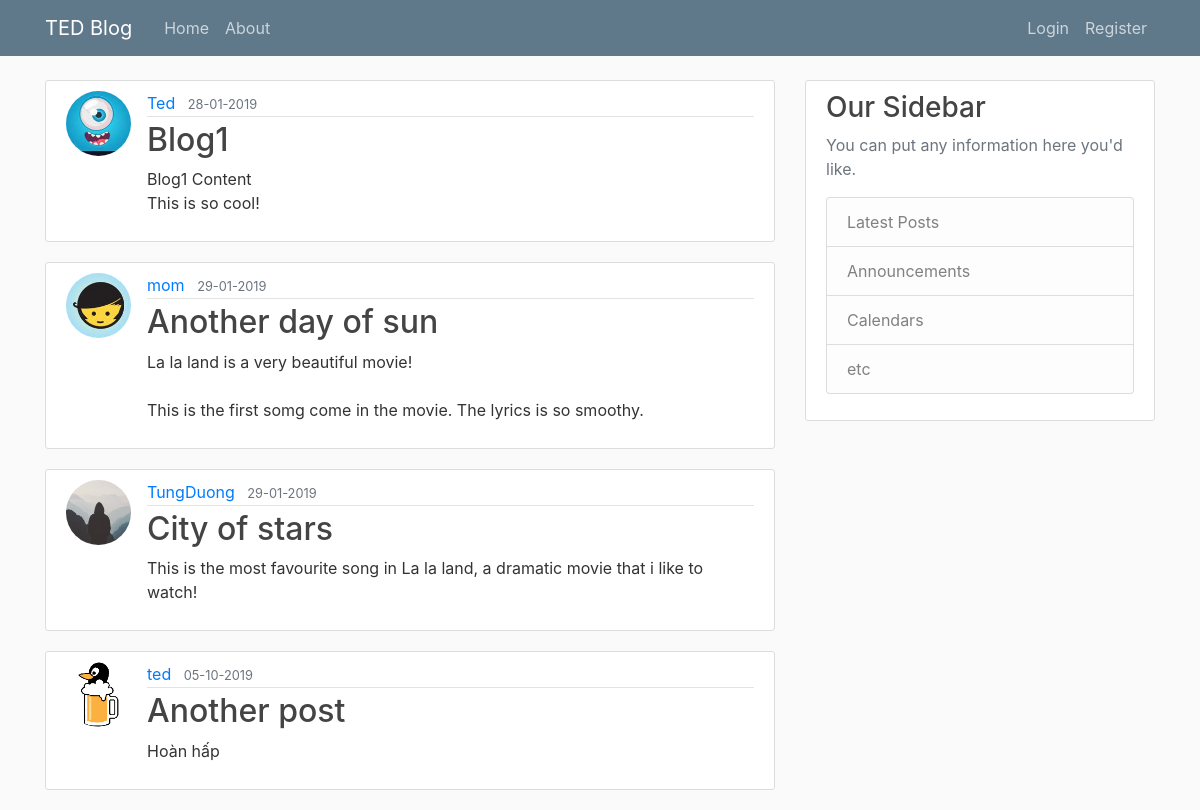
The page /home on the database its author committed.
### src/models.py (models this page shows, shortened)
class Post(db.Model):
    id = db.Column(db.Integer, primary_key=True)
    title = db.Column(db.String(100), nullable=False)
    date_posted = db.Column(db.DateTime, nullable=False, default=datetime.utcnow)
    content = db.Column(db.Text, nullable=False)
    user_id = db.Column(db.Integer, db.ForeignKey('user.id'), nullable=False)

class User(db.Model, UserMixin):
    id = db.Column(db.Integer, primary_key=True)
    username = db.Column(db.String(20), unique=True, nullable=False)
    email = db.Column(db.String(120), unique=True, nullable=False)
    image_file = db.Column(db.String(20), nullable=False, default='default.jpg')
    password = db.Column(db.String(60), nullable=False)
    posts = db.relationship('Post', backref='author', lazy=True)

### src/routes.py (the view)
@app.route("/")
@app.route("/home")
def home():
    posts = Post.query.all()
    return render_template('home.html', posts=posts)

### src/templates/home.html
{% extends "layout.html" %}
{% block content %}
	{% for post in posts %}
        <article class="media content-section">
          <img class="rounded-circle article-img" src="{{ url_for('static', filename='profile_pics/' + post.author.image_file) }}">
          <div class="media-body">
            <div class="article-metadata">
              <a class="mr-2" href="#">{{ post.author.username }}</a>
              <small class="text-muted">{{ post.date_posted.strftime('%d-%m-%Y') }}</small>
            </div>
            <h2><a class="article-title" href="{{ url_for('post', post_id=post.id) }}">{{ post.title }}</a></h2>
            <p class="article-content">{{ post.content }}</p>
          </div>
        </article>
	{% endfor %}
{% endblock content %}

### src/templates/layout.html (shortened to what this page needs)
<!DOCTYPE html>
<html>
<head>
    <link rel="stylesheet" href="https://maxcdn.bootstrapcdn.com/bootstrap/4.0.0/css/bootstrap.min.css">
    <link rel="stylesheet" type="text/css" href="{{ url_for('static', filename='main.css') }}">
</head>
<body>
    <header class="site-header">
      <nav class="navbar navbar-expand-md navbar-dark bg-steel fixed-top">
        <div class="container">
          <a class="navbar-brand mr-4" href="/">TED Blog</a>
          <div class="collapse navbar-collapse" id="navbarToggle">
            <div class="navbar-nav mr-auto">
              <a class="nav-item nav-link" href="/home">Home</a>
              <a class="nav-item nav-link" href="/about">About</a>
            </div>
            <div class="navbar-nav">
              {% if current_user.is_authenticated %}
                <a class="nav-item nav-link" href="/post/new">New Post</a>
                <a class="nav-item nav-link" href="/account">Account</a>
                <a class="nav-item nav-link" href="/logout">Logout</a>
              {% else %}
                <a class="nav-item nav-link" href="/login">Login</a>
                <a class="nav-item nav-link" href="/register">Register</a>
              {% endif %}
            </div>
          </div>
        </div>
      </nav>
    </header>
    <main role="main" class="container">
      <div class="row">
        <div class="col-md-8">
          {% block content %}{% endblock %}
        </div>
        <div class="col-md-4">
          <div class="content-section">
            <h3>Our Sidebar</h3>
            <p class='text-muted'>You can put any information here you'd like.
              <ul class="list-group">
                <li class="list-group-item list-group-item-light">Latest Posts</li>
                <li class="list-group-item list-group-item-light">Announcements</li>
                <li class="list-group-item list-group-item-light">Calendars</li>
                <li class="list-group-item list-group-item-light">etc</li>
              </ul>
            </p>
          </div>
        </div>
      </div>
    </main>
</body>
</html>

### src/static/main.css (style rules this page uses)
body { background: #fafafa; color: #333333; margin-top: 5rem; }
h1, h2, h3, h4, h5, h6 { color: #444444; }
.bg-steel { background-color: #5f788a; }
.site-header .navbar-nav .nav-link { color: #cbd5db; }
.content-section { background: #ffffff; padding: 10px 20px; border: 1px solid #dddddd; border-radius: 3px; margin-bottom: 20px; }
.article-title { color: #444444; }
.article-content { white-space: pre-line; }
.article-img { height: 65px; width: 65px; margin-right: 16px; }
.article-metadata { padding-bottom: 1px; margin-bottom: 4px; border-bottom: 1px solid #e3e3e3 }

### rows shown on the page
Post: image_file (picture), author.username "Ted", date_posted "28-01-2019", title "Blog1", content "Blog1 Content This is so cool!"
Post: image_file (picture), author.username "mom", date_posted "29-01-2019", title "Another day of sun", content "La la land is a very beautiful movie! This is the first somg come in the movie. The lyrics is so smoothy."
Post: image_file (placeholder picture), author.username "TungDuong", date_posted "29-01-2019", title "City of stars", content "This is the most favourite song in La la land, a dramatic movie that i like to watch!"
Post: image_file (picture), author.username "ted", date_posted "05-10-2019", title "Another post", content "Hoàn hấp"
